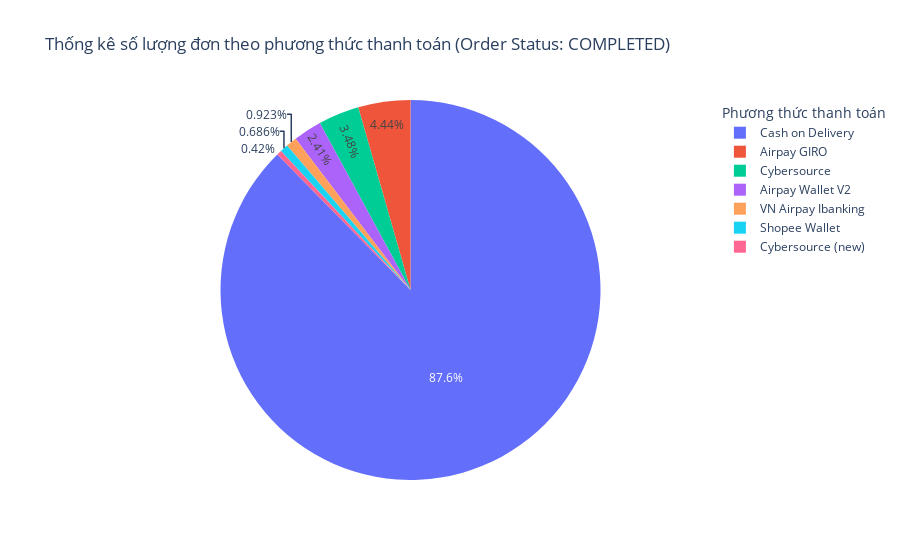

The notebook cell this image was saved under:
### Code cell
import plotly.graph_objects as go
# Lọc các dòng có order_status là "COMPLETED"
df_completed = df[df["order_status"] == "COMPLETED"]

# Thống kê số lượng đơn theo phương thức thanh toán
thong_ke = df_completed['new_payment_method'].value_counts()

# Tạo đối tượng Pie
fig = go.Figure(data=go.Pie(labels=thong_ke.index, values=thong_ke))

# Cấu hình layout
fig.update_layout(
    title="Thống kê số lượng đơn theo phương thức thanh toán (Order Status: COMPLETED)",
    showlegend=True,
    legend_title="Phương thức thanh toán"
)

# Hiển thị biểu đồ
fig.show()

### Figure 1 — Plotly figure (JSON) as saved in the notebook; plotly's stock layout.template omitted (floating-point values rounded to 4 significant figures)
{"data": [{"labels": ["Cash on Delivery", "Airpay GIRO", "Cybersource", "Airpay Wallet V2", "VN Airpay Ibanking", "Shopee Wallet", "Cybersource (new)"], "type": "pie", "values": [43570, 2207, 1732, 1199, 459, 341, 209]}], "layout": {"legend": {"title": {"text": "Phương thức thanh toán"}}, "showlegend": true, "title": {"text": "Thống kê số lượng đơn theo phương thức thanh toán (Order Status: COMPLETED)"}}}
